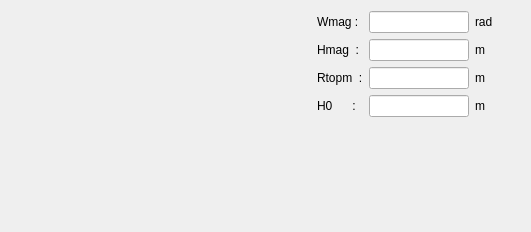
<?xml version="1.0" encoding="UTF-8"?>
<ui version="4.0">
 <class>PMagnet14</class>
 <widget class="QWidget" name="PMagnet14">
  <property name="geometry">
   <rect>
    <x>0</x>
    <y>0</y>
    <width>531</width>
    <height>232</height>
   </rect>
  </property>
  <property name="minimumSize">
   <size>
    <width>0</width>
    <height>0</height>
   </size>
  </property>
  <property name="windowTitle">
   <string>Form</string>
  </property>
  <layout class="QHBoxLayout" name="horizontalLayout">
   <item>
    <widget class="QLabel" name="img_magnet">
     <property name="minimumSize">
      <size>
       <width>300</width>
       <height>200</height>
      </size>
     </property>
     <property name="maximumSize">
      <size>
       <width>550</width>
       <height>350</height>
      </size>
     </property>
     <property name="text">
      <string/>
     </property>
     <property name="pixmap">
      <pixmap resource="../../../../Resources/pyleecan.qrc">:/images/images/MachineSetup/P_Magnet/Surface Magnet type 14.PNG</pixmap>
     </property>
     <property name="scaledContents">
      <bool>true</bool>
     </property>
    </widget>
   </item>
   <item>
    <layout class="QVBoxLayout" name="verticalLayout">
     <item>
      <layout class="QGridLayout" name="gridLayout">
       <item row="0" column="0">
        <widget class="QLabel" name="in_Wmag">
         <property name="text">
          <string>Wmag :</string>
         </property>
        </widget>
       </item>
       <item row="0" column="1">
        <widget class="FloatEdit" name="lf_Wmag">
         <property name="minimumSize">
          <size>
           <width>100</width>
           <height>0</height>
          </size>
         </property>
         <property name="maximumSize">
          <size>
           <width>100</width>
           <height>16777215</height>
          </size>
         </property>
        </widget>
       </item>
       <item row="0" column="2">
        <widget class="QLabel" name="unit_Wmag">
         <property name="text">
          <string>rad</string>
         </property>
        </widget>
       </item>
       <item row="1" column="0">
        <widget class="QLabel" name="in_Hmag">
         <property name="text">
          <string>Hmag  :</string>
         </property>
        </widget>
       </item>
       <item row="1" column="1">
        <widget class="FloatEdit" name="lf_Hmag">
         <property name="minimumSize">
          <size>
           <width>100</width>
           <height>0</height>
          </size>
         </property>
         <property name="maximumSize">
          <size>
           <width>100</width>
           <height>16777215</height>
          </size>
         </property>
        </widget>
       </item>
       <item row="1" column="2">
        <widget class="QLabel" name="unit_Hmag">
         <property name="text">
          <string>m</string>
         </property>
        </widget>
       </item>
       <item row="2" column="0">
        <widget class="QLabel" name="in_Rtopm">
         <property name="text">
          <string>Rtopm  :</string>
         </property>
        </widget>
       </item>
       <item row="2" column="1">
        <widget class="FloatEdit" name="lf_Rtopm">
         <property name="minimumSize">
          <size>
           <width>100</width>
           <height>0</height>
          </size>
         </property>
         <property name="maximumSize">
          <size>
           <width>100</width>
           <height>16777215</height>
          </size>
         </property>
        </widget>
       </item>
       <item row="2" column="2">
        <widget class="QLabel" name="unit_Rtopm">
         <property name="text">
          <string>m</string>
         </property>
        </widget>
       </item>
       <item row="3" column="0">
        <widget class="QLabel" name="in_H0">
         <property name="text">
          <string>H0      :</string>
         </property>
        </widget>
       </item>
       <item row="3" column="1">
        <widget class="FloatEdit" name="lf_H0">
         <property name="minimumSize">
          <size>
           <width>100</width>
           <height>0</height>
          </size>
         </property>
         <property name="maximumSize">
          <size>
           <width>100</width>
           <height>16777215</height>
          </size>
         </property>
        </widget>
       </item>
       <item row="3" column="2">
        <widget class="QLabel" name="unit_H0">
         <property name="text">
          <string>m</string>
         </property>
        </widget>
       </item>
      </layout>
     </item>
     <item>
      <widget class="WMagnetOut" name="w_out" native="true"/>
     </item>
     <item>
      <spacer name="verticalSpacer">
       <property name="orientation">
        <enum>Qt::Vertical</enum>
       </property>
       <property name="sizeHint" stdset="0">
        <size>
         <width>17</width>
         <height>18</height>
        </size>
       </property>
      </spacer>
     </item>
    </layout>
   </item>
  </layout>
 </widget>
 <customwidgets>
  <customwidget>
   <class>FloatEdit</class>
   <extends>QLineEdit</extends>
   <header>......GUI/Tools/FloatEdit.h</header>
  </customwidget>
  <customwidget>
   <class>WMagnetOut</class>
   <extends>QWidget</extends>
   <header>......GUI.Dialog.DMachineSetup.SMagnet.WMagnetOut.WMagnetOut.h</header>
   <container>1</container>
  </customwidget>
 </customwidgets>
 <tabstops>
  <tabstop>lf_Wmag</tabstop>
  <tabstop>lf_Hmag</tabstop>
  <tabstop>lf_Rtopm</tabstop>
  <tabstop>lf_H0</tabstop>
 </tabstops>
 <resources>
  <include location="../../../../Resources/pyleecan.qrc"/>
  <include location="../../../../Resources/pyleecan.qrc"/>
  <include location="../../../../Resources/pyleecan.qrc"/>
 </resources>
 <connections/>
</ui>
